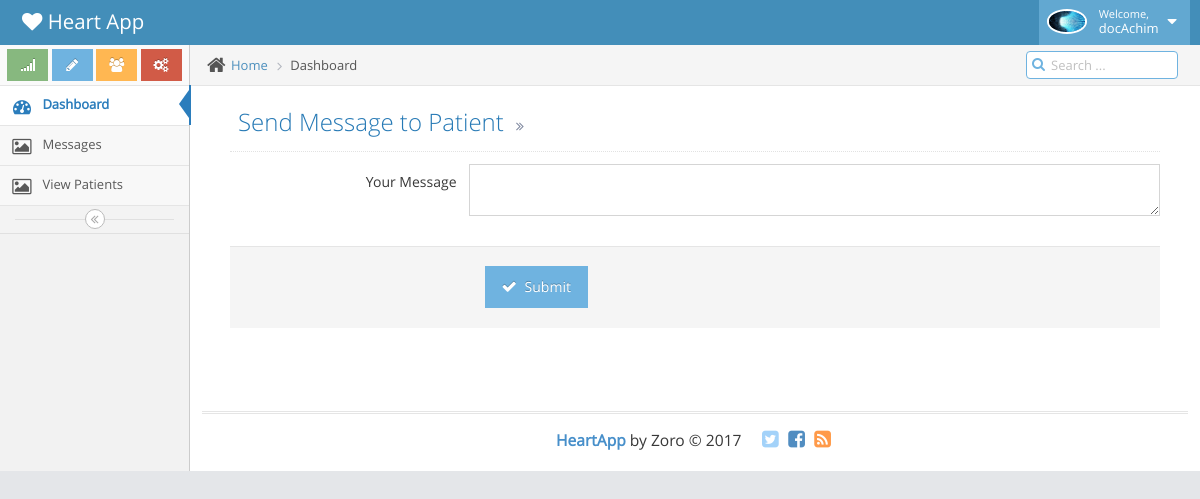
Page /messagePatient/1/kimo on the committed database.
### heart/models.py (models this page shows, shortened)
class Doctor(db.Model, UserMixin):
    id = db.Column(db.Integer, primary_key=True)
    username = db.Column(db.String(80), unique=True)
    name = db.Column(db.String(100))
    surname = db.Column(db.String(100))
    gender = db.Column(db.String(50))
    email = db.Column(db.String(120), unique=True)
    password_hash = db.Column(db.String(80))
    achievements = db.Column(db.Text)
    years_in_practice = db.Column(db.Integer)
    rank = db.Column(db.String(100))
    career = db.Column(db.Text)
    bio = db.Column(db.Text)
    pic = db.Column(db.String(200))
    feedback = db.relationship('DoctorFeedBack', backref='doctor', lazy='dynamic')
    response = db.relationship('Response', backref='doctor', lazy='dynamic')
    patients = db.relationship('User', backref='doctor', lazy='dynamic')
    messages = db.relationship('Query', backref='doctor', lazy='dynamic')
    @property
    def password(self):
        raise AttributeError('password: write-only field')

### heart/views.py (the view)
@app.route('/messagePatient/<id>/<query>', methods=["GET","POST"])
def messagePatient(id, query):
    doc = Doctor.query.get(id)
    form = FeedbackForm()
    if form.validate_on_submit():
        new = Response(content=form.content.data, doctor_id=doc.id, query_id=query)
        db.session.add(new)
        db.session.commit()
        return redirect(url_for('docMessages', id=doc.id))
    return render_template('respond.html', doc=doc, form=form)

### heart/forms.py
class FeedbackForm(FlaskForm):
    content = TextAreaField('Feedback')

### heart/templates/respond.html (shortened to what this page needs)
{% extends 'docbase.html' %}
{% from "form_macros.html" import render_field %}
{% block content %}
<div class="page-content">
		<div class="page-header">
			<h1>
				Send Message to Patient
				<small>
					<i class="ace-icon fa fa-angle-double-right"></i>
				</small>
			</h1>
		</div>
		<div class="row">
			<div class="col-xs-12">
				<form action="" method="post" enctype="multipart/form-data" name="submitFeedback" class="form-horizontal" role="form">
					<div class="form-group">
						<label class="col-sm-3 control-label no-padding-right" for="form-field-1"> Your Message </label>
						<div class="col-sm-9">
							{{ render_field(form.content, class="form-control") }}
						</div>
					</div>
					<div class="clearfix form-actions">
						<div class="col-md-offset-3 col-md-9">
							<button class="btn btn-info" type="submit">
								<i class="ace-icon fa fa-check bigger-110"></i>
								Submit
							</button>
						</div>
					</div>
				</form>
			</div>
		</div>
	</div>
{% endblock %}

### heart/templates/docbase.html (shortened to what this page needs)
<!DOCTYPE html>
<html lang="en">
	<head>
		<link rel="stylesheet" href="{{ url_for('static', filename='assets/css/bootstrap.min.css') }}" />
		<link rel="stylesheet" href="{{ url_for('static', filename='assets/font-awesome/4.5.0/css/font-awesome.min.css')  }}" />
		<link rel="stylesheet" href="{{ url_for('static', filename='assets/css/ace.min.css') }}" class="ace-main-stylesheet" id="main-ace-style" />
		<link rel="stylesheet" href="{{ url_for('static', filename='assets/css/ace-skins.min.css') }}" />
		<link rel="stylesheet" href="{{ url_for('static', filename='assets/css/ace-rtl.min.css') }}" />
	</head>
	<body class="no-skin">
		<div id="navbar" class="navbar navbar-default          ace-save-state">
			<div class="navbar-container ace-save-state" id="navbar-container">
				<div class="navbar-header pull-left">
					<a href="" class="navbar-brand">
						<small>
							<i class="fa fa-heart"></i>
							Heart App
						</small>
					</a>
				</div>
				<div class="navbar-buttons navbar-header pull-right" role="navigation">
					<ul class="nav ace-nav">
						<li class="light-blue dropdown-modal">
							<a data-toggle="dropdown" href="#" class="dropdown-toggle">
								{% if doc.pic %}
								<img class="nav-user-photo" src="{{ url_for('static', filename='images/' + doc.pic) }}" alt="" />
								{% else %}
								<img class="nav-user-photo" src="{{ url_for('static', filename='assets/images/avatars/avatar.png') }}" alt="" />
								{% endif %}
								<span class="user-info">
									<small>Welcome,</small>
									{{ doc.username }}
								</span>
								<i class="ace-icon fa fa-caret-down"></i>
							</a>
						</li>
					</ul>
				</div>
			</div>
		</div>
		<div class="main-container ace-save-state" id="main-container">
			<div id="sidebar" class="sidebar                  responsive                    ace-save-state">
				<div class="sidebar-shortcuts" id="sidebar-shortcuts">
					<div class="sidebar-shortcuts-large" id="sidebar-shortcuts-large">
						<button class="btn btn-success">
							<i class="ace-icon fa fa-signal"></i>
						</button>
						<button class="btn btn-info">
							<i class="ace-icon fa fa-pencil"></i>
						</button>
						<button class="btn btn-warning">
							<i class="ace-icon fa fa-users"></i>
						</button>
						<button class="btn btn-danger">
							<i class="ace-icon fa fa-cogs"></i>
						</button>
					</div>
				</div>
				<ul class="nav nav-list">
					<li class="active">
						<a href="{{ url_for('home') }}">
							<i class="menu-icon fa fa-tachometer"></i>
							<span class="menu-text"> Dashboard </span>
						</a>
					</li>
					<li class="">
						<a href="{{ url_for('docMessages', id=doc.id) }}">
							<i class="menu-icon fa fa-picture-o"></i>
							<span class="menu-text"> Messages </span>
						</a>
					</li>
					<li class="">
						<a href="{{ url_for('viewPatients', id=doc.id) }}">
							<i class="menu-icon fa fa-picture-o"></i>
							<span class="menu-text"> View Patients </span>
						</a>
					</li>
				</ul>
				<div class="sidebar-toggle sidebar-collapse" id="sidebar-collapse">
					<i id="sidebar-toggle-icon" class="ace-icon fa fa-angle-double-left ace-save-state" data-icon1="ace-icon fa fa-angle-double-left" data-icon2="ace-icon fa fa-angle-double-right"></i>
				</div>
			</div>
			<div class="main-content">
				<div class="main-content-inner">
					<div class="breadcrumbs ace-save-state" id="breadcrumbs">
						<ul class="breadcrumb">
							<li>
								<i class="ace-icon fa fa-home home-icon"></i>
								<a href="#">Home</a>
							</li>
							<li class="active">Dashboard</li>
						</ul>
						<div class="nav-search" id="nav-search">
							<form class="form-search">
								<span class="input-icon">
									<input type="text" placeholder="Search ..." class="nav-search-input" id="nav-search-input" autocomplete="off" />
									<i class="ace-icon fa fa-search nav-search-icon"></i>
								</span>
							</form>
						</div>
					</div>
					<div class="page-content">
						{% block content %}{% endblock %}
					</div>
				</div>
			</div>
			<div class="footer">
				<div class="footer-inner">
					<div class="footer-content">
						<span class="bigger-120">
							<span class="blue bolder">HeartApp</span>
							by Zoro &copy; 2017
						</span>
						<span class="action-buttons">
							<a href="#">
								<i class="ace-icon fa fa-twitter-square light-blue bigger-150"></i>
							</a>
							<a href="#">
								<i class="ace-icon fa fa-facebook-square text-primary bigger-150"></i>
							</a>
							<a href="#">
								<i class="ace-icon fa fa-rss-square orange bigger-150"></i>
							</a>
						</span>
					</div>
				</div>
			</div>
		</div>
	</body>
</html>

### rows in the picture
Doctor: pic (picture), username "docAchim"
